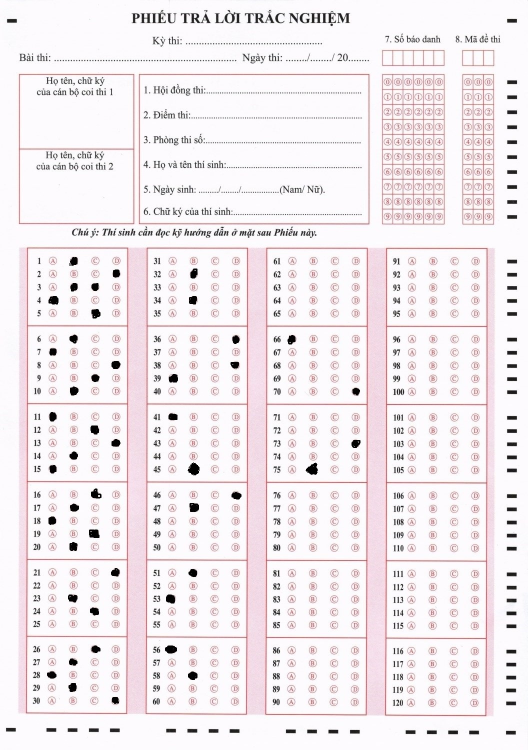
#> input picture test1.jpg, 1056 x 1500 px (shown at 1/2 size)
$ python -i process_img.py   (imports and definitions only)
#> lines starting #> are read from the running program, lines starting #| are printed output that depends on the picture; after the words box and inside, x2 and y2 are one past the last pixel; in counts of white or black regions, pixels touching at a corner belong together
#> further down, picture is the input picture: shape (1500, 1056, 3); mean B, G, R 237.5, 234.1, 241.5
import imutils
import numpy as np
import cv2
from math import ceil
from model import CNN_Model
from collections import defaultdict
import pandas as pd

def get_x(s):
    return s[1][0]


def get_y(s):
    return s[1][1]


def get_h(s):
    return s[1][3]


def get_x_ver1(s):
    s = cv2.boundingRect(s)
    return s[0] * s[1]


def crop_image(img):
    # convert image from BGR to GRAY to apply canny edge detection algorithm
    gray_img = cv2.cvtColor(img, cv2.COLOR_BGR2GRAY)
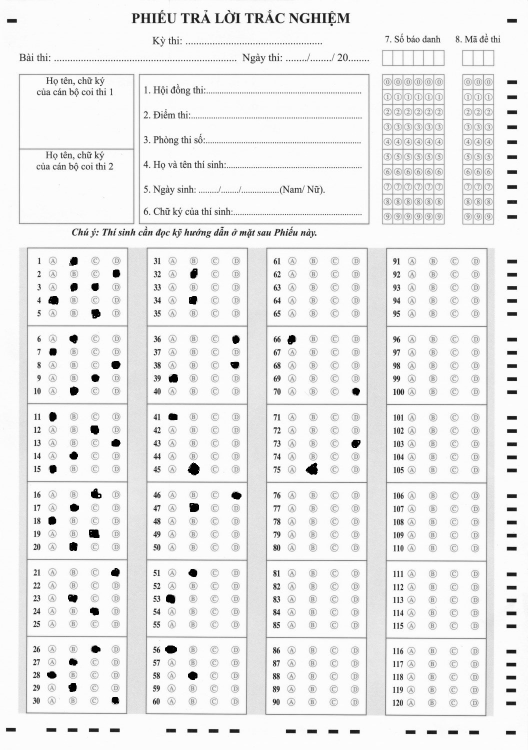
#> gray_img: shape (1500, 1056) (shown at 1/2 size); min 0, max 255, mean 236.7

    # remove noise by blur image
    blurred = cv2.GaussianBlur(gray_img, (5, 5), 0)

    # apply canny edge detection algorithm
    img_canny = cv2.Canny(blurred, 100, 200)
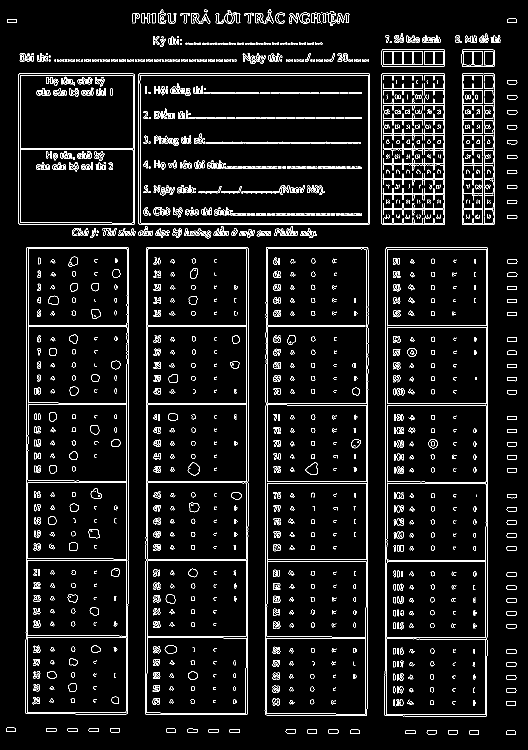
#> img_canny: shape (1500, 1056) (shown at 1/2 size); 5.7% white in thin lines or dots

    # find contours
    cnts = cv2.findContours(img_canny.copy(), cv2.RETR_TREE, cv2.CHAIN_APPROX_SIMPLE)
#> cnts = 3060 contours, 1928 with area under 20; largest, box (x1, y1, x2, y2) and area: (769, 495, 976, 1433) 191002, (529, 494, 737, 1432) 190998, (769, 495, 976, 1433) 190996, (529, 494, 737, 1432) 190994, (290, 494, 497, 1430) 190668
    cnts = imutils.grab_contours(cnts)

    ans_blocks = []
    x_old, y_old, w_old, h_old = 0, 0, 0, 0

    # ensure that at least one contour was found
    if len(cnts) > 0:
        # sort the contours according to their size in descending order
        cnts = sorted(cnts, key=get_x_ver1)
#> in get_x_ver1, `s = cv2.boundingRect(s)`: s = (1012, 1461, 20, 9)

        # loop over the sorted contours
        for i, c in enumerate(cnts):
            x_curr, y_curr, w_curr, h_curr = cv2.boundingRect(c)

            if w_curr * h_curr > 100000:
                # check overlap contours
                check_xy_min = x_curr * y_curr - x_old * y_old
                check_xy_max = (x_curr + w_curr) * (y_curr + h_curr) - (x_old + w_old) * (y_old + h_old)

                # if list answer box is empty
                if len(ans_blocks) == 0:
                    ans_blocks.append(
                        (gray_img[y_curr:y_curr + h_curr, x_curr:x_curr + w_curr], [x_curr, y_curr, w_curr, h_curr]))
                    # update coordinates (x, y) and (height, width) of added contours
                    x_old = x_curr
                    y_old = y_curr
                    w_old = w_curr
                    h_old = h_curr
                elif check_xy_min > 20000 and check_xy_max > 20000:
                    ans_blocks.append(
                        (gray_img[y_curr:y_curr + h_curr, x_curr:x_curr + w_curr], [x_curr, y_curr, w_curr, h_curr]))
                    # update coordinates (x, y) and (height, width) of added contours
                    x_old = x_curr
                    y_old = y_curr
                    w_old = w_curr
                    h_old = h_curr
#> this loop made 3060 passes
#> (x_curr, y_curr, w_curr, h_curr, check_xy_min, check_xy_max, x_old, y_old) on passes 175, 1246, 1920, 2254: (51, 494, 207, 935, 25194, 368682, 51, 494), (290, 494, 207, 936, 118066, 342028, 290, 494), (529, 494, 208, 938, 118066, 344674, 529, 494), (769, 495, 207, 938, 119329, 343224, 769, 495)
#> (x_curr, y_curr, w_curr, h_curr, check_xy_min, check_xy_max) on passes 176, 334, 335, 348, 349, 1247: (51, 494, 207, 935, 0, 0), (277, 147, 463, 303, 15525, -35682), (277, 147, 463, 303, 15525, -35682), (279, 150, 458, 297, 16656, -39243), (279, 150, 458, 297, 16656, -39243), (290, 494, 207, 936, 0, 0)
#> after the loop, ans_blocks = 4 items

        # sort ans_blocks according to x coordinate
        sorted_ans_blocks = sorted(ans_blocks, key=get_x)
#> sorted_ans_blocks = 4 items
        return sorted_ans_blocks


# [110 lines left out: functions process_ans_blocks, process_list_ans, map_answer, get_answers, gen_ans, not called in this run]
# score,res = gen_ans("dapan.csv","1.jpg")
# print(score)
# print(res)

>>> import cv2
>>> picture = cv2.imread('test1.jpg')
>>> result = crop_image(picture)
#> result = 4 items

$ run again, on kt.jpg
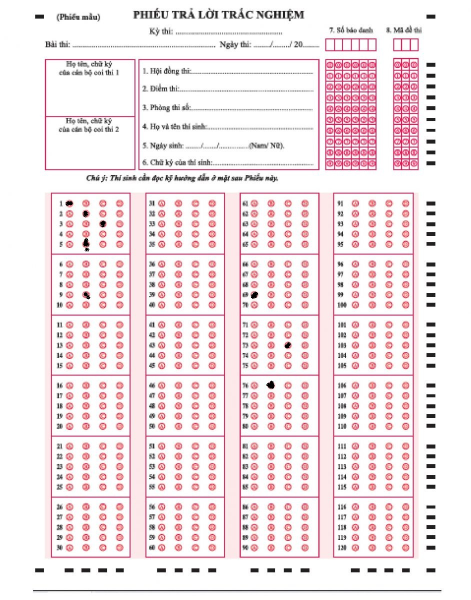
#> input picture kt.jpg, 941 x 1200 px (shown at 1/2 size)
#> picture is the input picture: shape (1200, 941, 3); mean B, G, R 231.8, 228.9, 242.4
#> in crop_image, `gray_img = cv2.cvtColor(img, cv2.COLOR_BGR2GRAY)`:
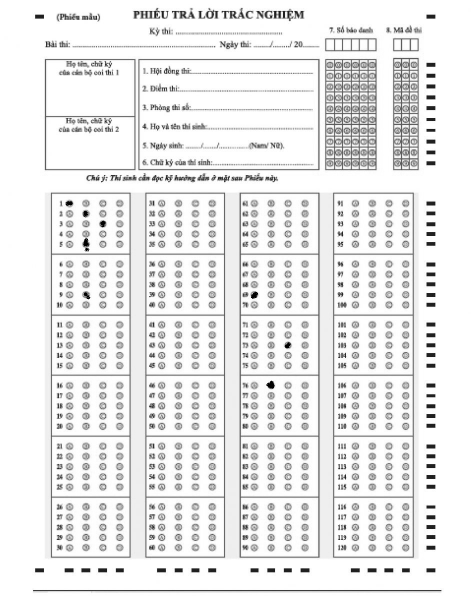
#> gray_img: shape (1200, 941) (shown at 1/2 size); min 0, max 255, mean 233.3
#> in crop_image, `img_canny = cv2.Canny(blurred, 100, 200)`:
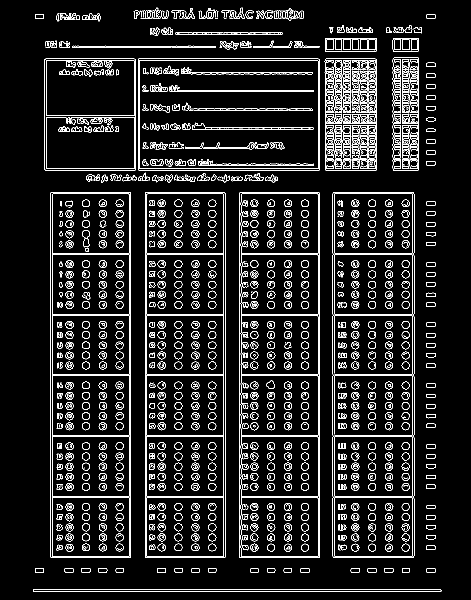
#> img_canny: shape (1200, 941) (shown at 1/2 size); 8.3% white in thin lines or dots, all inside (x1, y1, x2, y2) = (66, 15, 883, 1183)
#> cnts = 2765 contours, 1008 with area under 20; largest, box (x1, y1, x2, y2) and area: (665, 384, 829, 1116) 119098, (665, 384, 829, 1116) 119096, (478, 384, 640, 1116) 117664, (478, 384, 640, 1116) 117660, (101, 384, 262, 1116) 116954
#> s = (66, 1179, 817, 4)
#> the loop in crop_image, `for i, c in enumerate(cnts):` made 2765 passes
#> (x_curr, y_curr, w_curr, h_curr, check_xy_min, check_xy_max, x_old, w_old) on passes 188, 734, 1238, 1602: (101, 384, 161, 732, 38784, 292392, 101, 161), (290, 384, 161, 732, 72576, 210924, 290, 161), (478, 384, 162, 732, 72192, 210924, 478, 162), (665, 384, 164, 732, 71808, 210924, 665, 164)
#> after the loop in crop_image, `for i, c in enumerate(cnts):`: ans_blocks = 4 items

$ run again, on dd.png
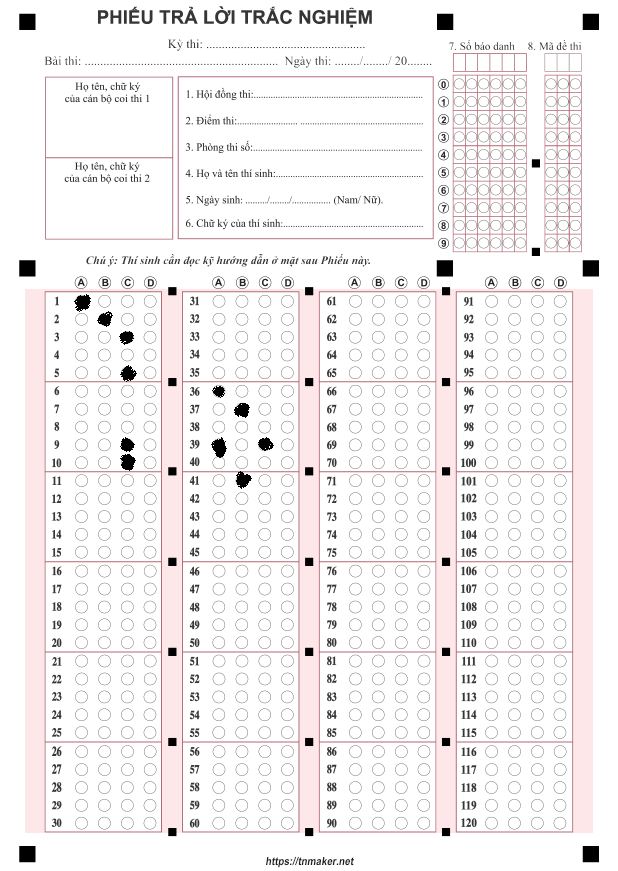
#> input picture dd.png, 618 x 871 px
#> picture is the input picture: shape (871, 618, 3); mean B, G, R 240.5, 240, 243.7
#> in crop_image, `blurred = cv2.GaussianBlur(gray_img, (5, 5), 0)`:
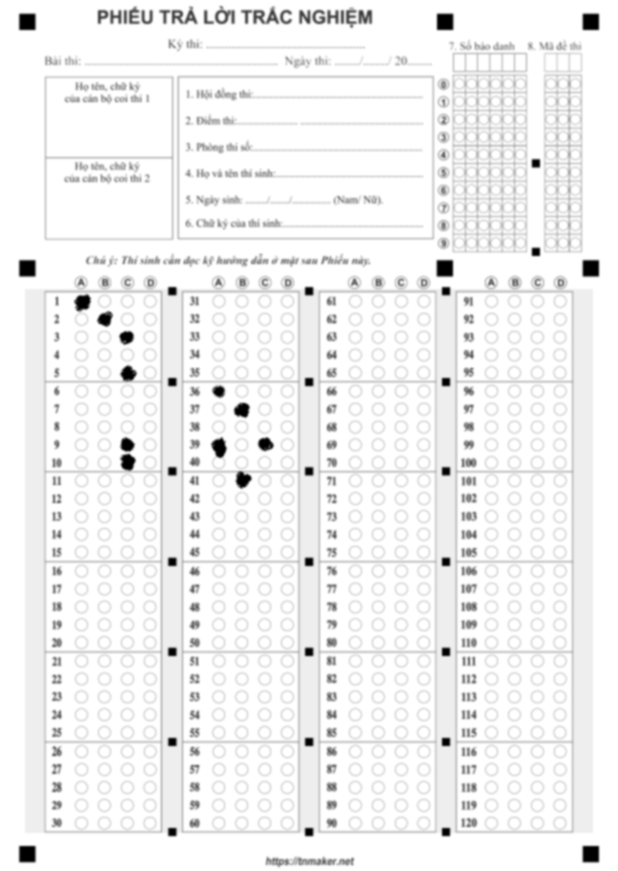
#> blurred: shape (871, 618); min 0, max 255, mean 241.2
#> in crop_image, `img_canny = cv2.Canny(blurred, 100, 200)`:
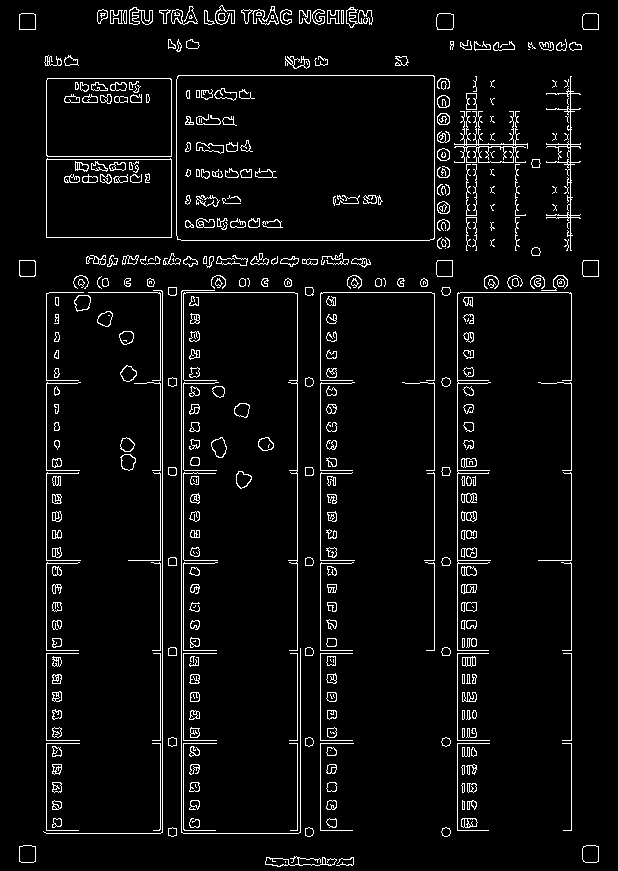
#> img_canny: shape (871, 618); 4.9% white in thin lines or dots
#> cnts = 853 contours, 321 with area under 20; largest, box (x1, y1, x2, y2) and area: (176, 75, 435, 241) 42552, (176, 75, 435, 241) 42548, (46, 158, 172, 238) 9752, (46, 159, 172, 238) 9748, (46, 78, 172, 157) 9748
#> s = (336, 857, 18, 9)
#> the loop in crop_image, `for i, c in enumerate(cnts):` made 853 passes
#> (x_curr, y_curr, w_curr, h_curr) on passes 1 to 3: (19, 13, 17, 17), (19, 13, 17, 17), (97, 9, 11, 15)
#> after the loop in crop_image, `for i, c in enumerate(cnts):`: ans_blocks = []
